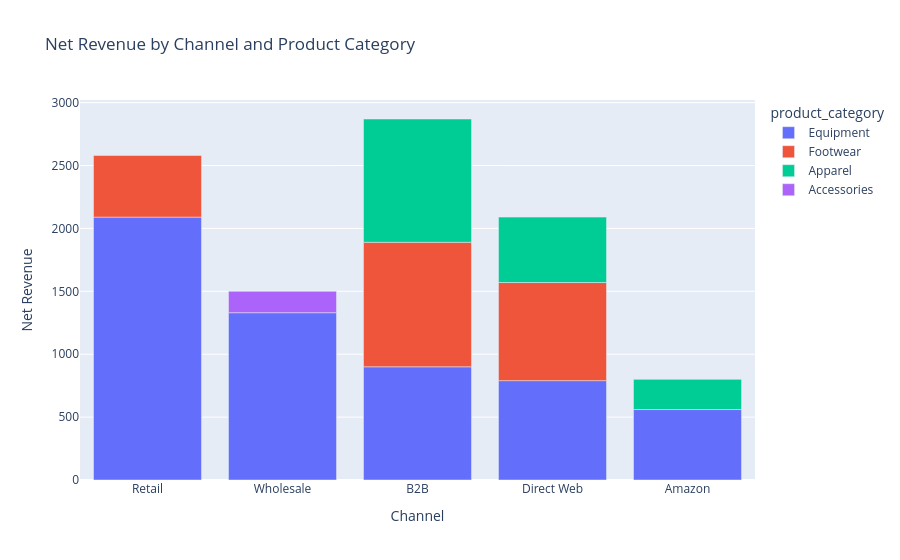

This figure's notebook cell:
### Code cell
fig = px.bar(
    channel.head(12),
    x='channel_name',
    y='net_revenue',
    color='product_category',
    title='Net Revenue by Channel and Product Category',
    labels={'channel_name': 'Channel', 'net_revenue': 'Net Revenue'},
)
fig.show()

### Figure 1 — Plotly figure (JSON) as saved in the notebook; plotly's stock layout.template omitted (floating-point values rounded to 4 significant figures)
{"data": [{"hovertemplate": "product_category=Equipment<br>Channel=%{x}<br>Net Revenue=%{y}<extra></extra>", "legendgroup": "Equipment", "marker": {"color": "#636efa", "pattern": {"shape": ""}}, "name": "Equipment", "orientation": "v", "showlegend": true, "textposition": "auto", "type": "bar", "x": ["Retail", "Wholesale", "B2B", "Direct Web", "Amazon"], "xaxis": "x", "y": [2090.0, 1330.0, 900.0, 790.0, 560.0], "yaxis": "y"}, {"hovertemplate": "product_category=Footwear<br>Channel=%{x}<br>Net Revenue=%{y}<extra></extra>", "legendgroup": "Footwear", "marker": {"color": "#EF553B", "pattern": {"shape": ""}}, "name": "Footwear", "orientation": "v", "showlegend": true, "textposition": "auto", "type": "bar", "x": ["B2B", "Direct Web", "Retail"], "xaxis": "x", "y": [990.0, 780.0, 490.0], "yaxis": "y"}, {"hovertemplate": "product_category=Apparel<br>Channel=%{x}<br>Net Revenue=%{y}<extra></extra>", "legendgroup": "Apparel", "marker": {"color": "#00cc96", "pattern": {"shape": ""}}, "name": "Apparel", "orientation": "v", "showlegend": true, "textposition": "auto", "type": "bar", "x": ["B2B", "Direct Web", "Amazon"], "xaxis": "x", "y": [979.9, 520.0, 240.0], "yaxis": "y"}, {"hovertemplate": "product_category=Accessories<br>Channel=%{x}<br>Net Revenue=%{y}<extra></extra>", "legendgroup": "Accessories", "marker": {"color": "#ab63fa", "pattern": {"shape": ""}}, "name": "Accessories", "orientation": "v", "showlegend": true, "textposition": "auto", "type": "bar", "x": ["Wholesale"], "xaxis": "x", "y": [170.0], "yaxis": "y"}], "layout": {"barmode": "relative", "legend": {"title": {"text": "product_category"}, "tracegroupgap": 0}, "title": {"text": "Net Revenue by Channel and Product Category"}, "xaxis": {"anchor": "y", "domain": [0.0, 1.0], "title": {"text": "Channel"}}, "yaxis": {"anchor": "x", "domain": [0.0, 1.0], "title": {"text": "Net Revenue"}}}}
